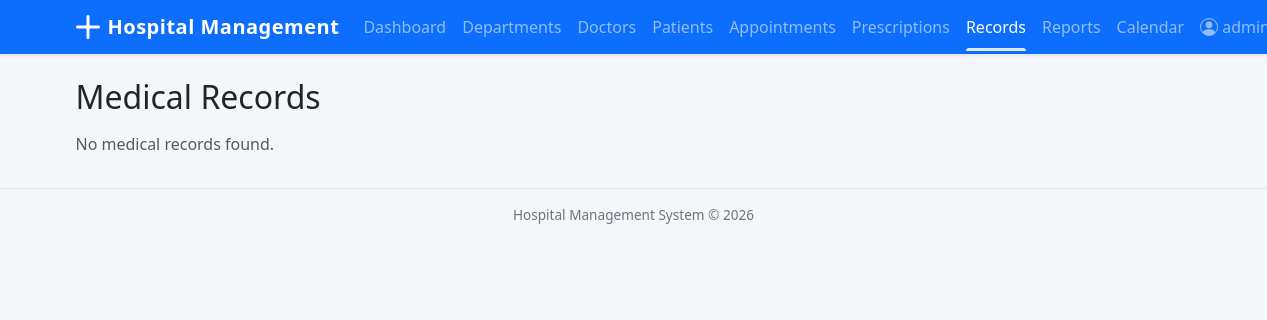
Before: /records/records/ (signed in) with the older database file.
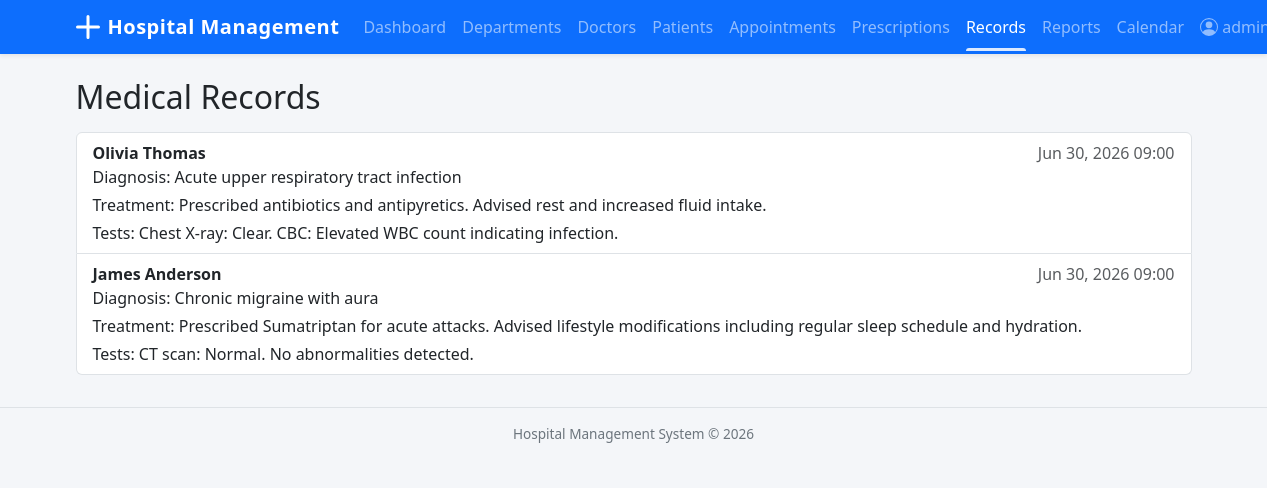
After: the same page with the newer database file.
### records/models.py (models this page shows, shortened)
class MedicalRecord(models.Model):
    patient = models.ForeignKey(
        'patients.Patient', on_delete=models.CASCADE, related_name='medical_records'
    )
    doctor = models.ForeignKey(
        'doctors.Doctor', on_delete=models.SET_NULL, null=True, related_name='medical_records'
    )
    appointment = models.ForeignKey(
        'appointments.Appointment', on_delete=models.SET_NULL,
        null=True, blank=True, related_name='medical_records'
    )
    record_date = models.DateTimeField(auto_now_add=True)
    diagnosis = models.TextField()
    treatment = models.TextField(blank=True)
    test_results = models.TextField(blank=True)
    notes = models.TextField(blank=True)
    class Meta:
        ordering = ['-record_date']

### patients/models.py (models this page shows)
class Patient(models.Model):
    class Gender(models.TextChoices):
        MALE = 'Male', 'Male'
        FEMALE = 'Female', 'Female'
        OTHER = 'Other', 'Other'
    class BloodGroup(models.TextChoices):
        A_POS = 'A+', 'A+'
        A_NEG = 'A-', 'A-'
        B_POS = 'B+', 'B+'
        B_NEG = 'B-', 'B-'
        AB_POS = 'AB+', 'AB+'
        AB_NEG = 'AB-', 'AB-'
        O_POS = 'O+', 'O+'
        O_NEG = 'O-', 'O-'
    first_name = models.CharField(max_length=50)
    last_name = models.CharField(max_length=50)
    date_of_birth = models.DateField()
    gender = models.CharField(max_length=10, choices=Gender.choices)
    blood_group = models.CharField(max_length=5, choices=BloodGroup.choices, blank=True)
    phone_number = models.CharField(max_length=15)
    email = models.EmailField(blank=True)
    address = models.TextField(blank=True)
    emergency_contact_name = models.CharField(max_length=100, blank=True)
    emergency_contact_phone = models.CharField(max_length=15, blank=True)
    registered_date = models.DateTimeField(auto_now_add=True)
    def __str__(self):
        return f"{self.first_name} {self.last_name}"

### records/views.py (the view)
# urls.py: path('records/', views.MedicalRecordListView.as_view(), name='medical_record_list'),
class MedicalRecordListView(LoginRequiredMixin, ListView):
    model = MedicalRecord
    template_name = 'records/medical_record_list.html'
    context_object_name = 'medical_records'
    paginate_by = 20
    def get_queryset(self):
        qs = MedicalRecord.objects.select_related('patient', 'doctor__user')
        user = self.request.user
        if user.role == 'Doctor':
            qs = qs.filter(doctor=user.doctor)
        return qs.order_by('-record_date')

### templates/records/medical_record_list.html (shortened to what this page needs)
{% extends 'base.html' %}
{% block content %}
<h2>Medical Records</h2>
{% if medical_records %}
<div class="list-group mt-3">
{% for rec in medical_records %}
    <div class="list-group-item">
        <div class="d-flex justify-content-between">
            <strong>{{ rec.patient }}</strong>
            <span class="text-muted">{{ rec.record_date|date:"M d, Y H:i" }}</span>
        </div>
        <p class="mb-1">Diagnosis: {{ rec.diagnosis }}</p>
        {% if rec.treatment %}<p class="mb-1">Treatment: {{ rec.treatment }}</p>{% endif %}
        {% if rec.test_results %}<p class="mb-0">Tests: {{ rec.test_results }}</p>{% endif %}
    </div>
{% endfor %}
</div>
{% else %}
<p class="text-muted mt-3">No medical records found.</p>
{% endif %}
{% endblock %}

Changed rows visible on the page:
added MedicalRecord: patient "Olivia Thomas", record_date "Jun 30, 2026 09:00", diagnosis "Acute upper respiratory tract infection", treatment "Prescribed antibiotics and antipyretics. Advised rest and increased fluid intake.", test_results "Chest X-ray: Clear. CBC: Elevated WBC count indicating infection."
added MedicalRecord: patient "James Anderson", record_date "Jun 30, 2026 09:00", diagnosis "Chronic migraine with aura", treatment "Prescribed Sumatriptan for acute attacks. Advised lifestyle modifications including regular sleep schedule and hydration.", test_results "CT scan: Normal. No abnormalities detected."
Other visible differences:
text no longer shown: "No medical records found."
